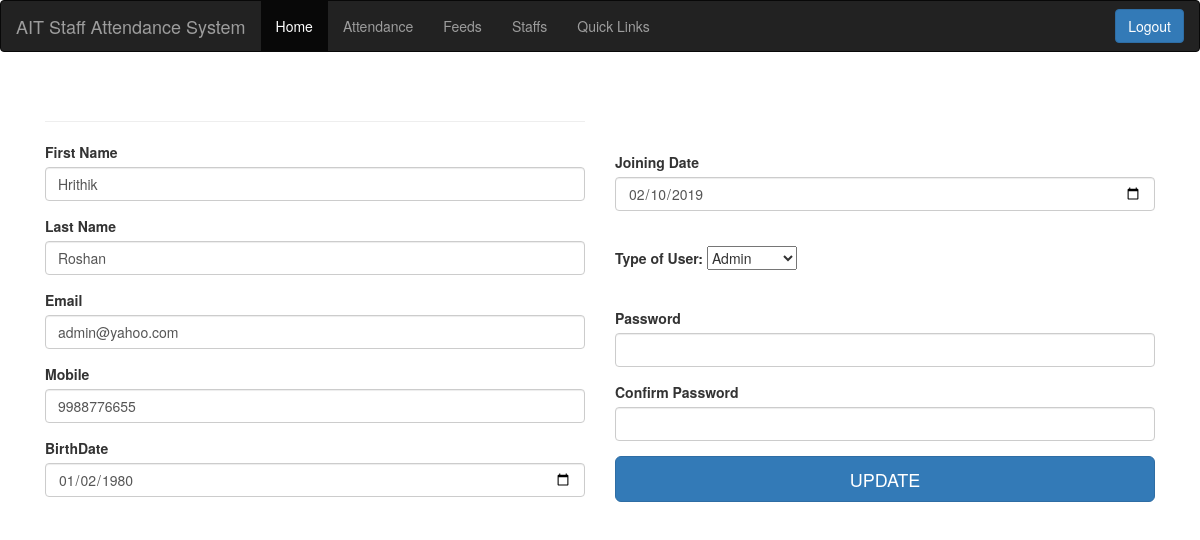
The app's page /Ait_Staff_Attendance/updatestaff.php?emp_id=20 with its own data.
### tables this page shows
CREATE TABLE `users` (
  `emp_id` int(10) NOT NULL,
  `fname` varchar(100) NOT NULL,
  `lname` varchar(100) NOT NULL,
  `email` varchar(100) NOT NULL,
  `mobile` varchar(15) NOT NULL,
  `bdate` varchar(10) NOT NULL,
  `hiredate` varchar(10) NOT NULL,
  `role` varchar(10) NOT NULL,
  `password` varchar(100) NOT NULL
);

### Ait_Staff_Attendance/updatestaff.php (the view, shortened to what this page needs)
<!DOCTYPE html>
<html lang="en">
<head>
  <link rel="stylesheet" href="https://maxcdn.bootstrapcdn.com/bootstrap/3.4.1/css/bootstrap.min.css">
</head>
<body>
  <nav class="navbar navbar-inverse">
    <div class="container-fluid">
      <div class="navbar-header">
        <a class="navbar-brand" href="#">AIT Staff Attendance System</a>
      </div>
      <ul class="nav navbar-nav">
        <li class="active"><a href="#">Home</a></li>
        <li><a href="#">Attendance</a></li>
        <li><a href="#">Feeds</a></li>
        <li><a href="display.php">Staffs</a></li>
        <li><a href="#">Quick Links</a></li>
      </ul>
      <div class="right" style="float:right;">
        <button class="btn btn-primary navbar-btn">Logout</button>
      </div>
    </div>
  </nav>
  <div class="container">
    <div class="form-row">
      <div class="col-lg-6 col-offset-2">
        <div class="page-header">
        </div>
        <form action=" " method="post">
          <?php
          require_once "db.php";
          $emp_id = $_GET['emp_id'];
          $selectquery = "select * from users where emp_id=$emp_id";
          $query = mysqli_query($conn, $selectquery);
          $res = mysqli_fetch_assoc($query);
          ?>
          <div class="form-group">
            <label>First Name</label>
            <input type="text" name="fname" class="form-control" value="<?php echo $res['fname'] ?>" maxlength="50" required="">
          </div>
          <div class="form-group">
            <label>Last Name</label>
            <input type="text" name="lname" class="form-control" value="<?php echo $res['lname'] ?>" maxlength="50" required="">
          </div>
          <div class="form-group ">
            <label>Email</label>
            <input type="email" name="email" class="form-control" value="<?php echo $res['email'] ?>" maxlength="30" required="">
          </div>
          <div class="form-group">
            <label>Mobile</label>
            <input type="number" name="mobile" class="form-control" value="<?php echo $res['mobile'] ?>" minlength="10" maxlength="12" required="">
          </div>
          <div class="form-group">
            <label>BirthDate</label>
            <input type="date" name="bdate" class="form-control" value="<?php echo $res['bdate'] ?>" maxlength="12" required="">
          </div>
      </div>
    </div><br><br><br><br>
    <div class="form-row">
      <div class="col-lg-6 col-offset-2">
        <div class="form-group">
          <label>Joining Date</label>
          <input type="date" name="hiredate" class="form-control" value="<?php echo $res['hiredate'] ?>" maxlength="12" required="">
        </div><br>
        <div class="form-group">
          <label for="role">Type of User:</label>
          <select name="role">
            <option value="Admin" <?php if (isset($role) && $role == "admin") echo "checked"; ?>>Admin</option>
          </select>
        </div><br>
        <div class="form-group">
          <label>Password</label>
          <input type="password" name="password" class="form-control" value="" maxlength="10" required="">
        </div>
        <div class="form-group">
          <label>Confirm Password</label>
          <input type="password" name="cpassword" class="form-control" value="" maxlength="10" required="">
        </div>
        <input type="submit" class="btn btn-primary btn-lg btn-block" name="signup" value="UPDATE">
      </div>
    </div>
  </div>
</body>
</html>

### records on screen
users: fname "Hrithik", lname "Roshan", email "admin@yahoo.com", mobile "9988776655", bdate "01/02/1980", hiredate "02/10/2019"
